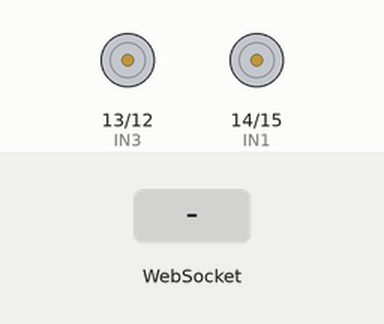
The program below on a simulated ESP32. Shown: motor-driver pin pairs drawn as motors (green arrow = first pin HIGH = forward, orange = second pin HIGH = backward, longer = more drive). The test bench sets the inputs (shaded band). Storage starts empty; the camera gives no picture; what the program prints to the serial monitor is not drawn.

Above: at 2.5 s.
2.6 s: WebSocket text "left" received
At 3.0 s:
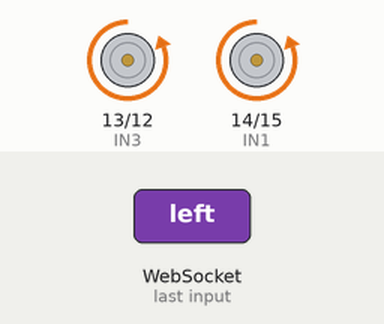
4.6 s: WebSocket text "right" received
At 5.0 s:
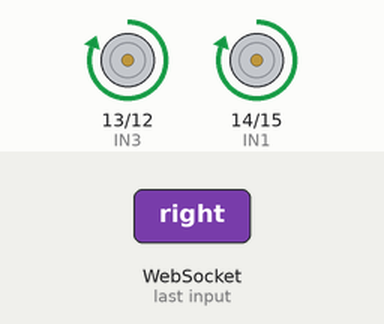
6.6 s: WebSocket text "forward" received
At 7.0 s:
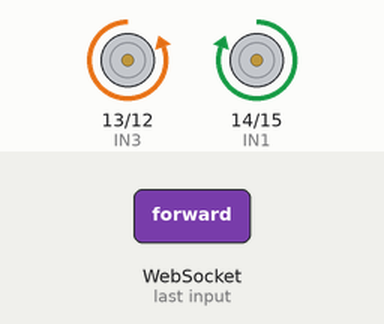
8.6 s: WebSocket text "backward" received
At 9.0 s:
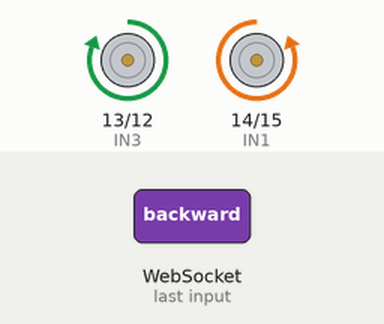
Timing chart, 0 to 11.6 s (numbered marks = the images above; inputs shaded):
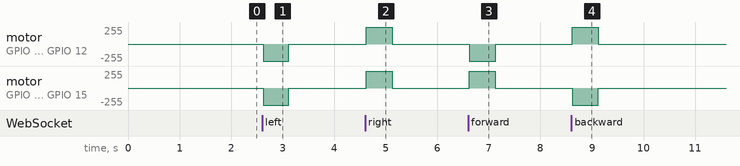

Measured:
- after the input at 2.6 s, motor on GPIO 13 (IN3) / GPIO 12 (IN4), motor on GPIO 14 (IN1) / GPIO 15 (IN2): stopped → backward 255/255 at once, → stopped 0.50 s later
- after the input at 4.6 s, motor on GPIO 13 (IN3) / GPIO 12 (IN4), motor on GPIO 14 (IN1) / GPIO 15 (IN2): stopped → forward 255/255 at once, → stopped 0.50 s later
- after the input at 6.6 s, motor on GPIO 13 (IN3) / GPIO 12 (IN4): stopped → backward 255/255 at once, → stopped 0.51 s later; motor on GPIO 14 (IN1) / GPIO 15 (IN2): stopped → forward 255/255 at once, → stopped 0.51 s later
- after the input at 8.6 s, motor on GPIO 13 (IN3) / GPIO 12 (IN4): stopped → forward 255/255 at once, → stopped 0.50 s later; motor on GPIO 14 (IN1) / GPIO 15 (IN2): stopped → backward 255/255 at once, → stopped 0.50 s later

The program:

main.cpp
```cpp
#include <Arduino.h>
#include <WiFi.h>
#include <WebServer.h>
#include <ESPAsyncWebServer.h>
#include <LittleFS.h>
#include "soc/soc.h"
#include "soc/rtc_cntl_reg.h"
#include "esp_camera.h"

const char* ssid = "FPV-Rover";
const char* password = "password123";

// Motor Driver Pins
#define IN1 14
#define IN2 15
#define IN3 13
#define IN4 12

#define WIFI_CHANNEL 6
#define WIFI_TX_POWER WIFI_POWER_19_5dBm

#define CAMERA_XCLK_HZ 20000000
#define VIDEO_FRAME_SIZE FRAMESIZE_QQVGA
#define VIDEO_JPEG_QUALITY 12

#define DISABLE_BROWNOUT_DETECTOR 1
#define CMD_TIMEOUT_MS 500

// Camera Pins
#define PWDN_GPIO_NUM     32
#define RESET_GPIO_NUM    -1
#define XCLK_GPIO_NUM      0
#define SIOD_GPIO_NUM     26
#define SIOC_GPIO_NUM     27
#define Y9_GPIO_NUM       35
#define Y8_GPIO_NUM       34
#define Y7_GPIO_NUM       39
#define Y6_GPIO_NUM       36
#define Y5_GPIO_NUM       21
#define Y4_GPIO_NUM       19
#define Y3_GPIO_NUM       18
#define Y2_GPIO_NUM        5
#define VSYNC_GPIO_NUM    25
#define HREF_GPIO_NUM     23
#define PCLK_GPIO_NUM     22

AsyncWebServer server(80);
AsyncWebSocket ws("/ws");
WebServer streamServer(81);

bool cameraOk = false;
float streamFps = 0;
bool motorsRunning = false;
unsigned long lastCmdTime = 0;

void stopMotors() {
    digitalWrite(IN1, LOW); digitalWrite(IN2, LOW);
    digitalWrite(IN3, LOW); digitalWrite(IN4, LOW);
    motorsRunning = false;
}

void drive(int a, int b, int c, int d) {
    digitalWrite(IN1, a); digitalWrite(IN2, b);
    digitalWrite(IN3, c); digitalWrite(IN4, d);
    motorsRunning = true;
    lastCmdTime = millis();
}

void onWsEvent(AsyncWebSocket *server, AsyncWebSocketClient *client, AwsEventType type, void *arg, uint8_t *data, size_t len) {
    if (type == WS_EVT_DATA) {
        AwsFrameInfo *info = (AwsFrameInfo*)arg;
        if (info->final && info->index == 0 && info->len == len) {
            data[len] = 0;
            String action = (char*)data;

            // 🚀 THE FIX BASED ON YOUR EXACT SYMPTOMS 🚀

            // If Left button made it go straight, then this is the STRAIGHT movement
            if (action == "left")          drive(LOW, HIGH, LOW, HIGH);
            // Reverse of straight
            else if (action == "right")    drive(HIGH, LOW, HIGH, LOW);

            // If Forward button made it turn, then this is the TURN movement
            else if (action == "forward")  drive(HIGH, LOW, LOW, HIGH);
            // Reverse of turn
            else if (action == "backward") drive(LOW, HIGH, HIGH, LOW);

            else if (action == "stop")     stopMotors();

            lastCmdTime = millis();
        }
    }
}

bool sendAll(WiFiClient& client, const uint8_t* data, size_t len, unsigned long timeoutMs = 8000) {
    size_t sent = 0;
    unsigned long lastProgress = millis();
    while (sent < len) {
        if (!client.connected()) return false;
        size_t n = client.write(data + sent, len - sent);
        if (n > 0) { sent += n; lastProgress = millis(); }
        else {
            if (millis() - lastProgress > timeoutMs) return false;
            vTaskDelay(1 / portTICK_PERIOD_MS);
        }
    }
    return true;
}

void handleStreamTask() {
    WiFiClient client = streamServer.client();
    if (!cameraOk) { client.print("HTTP/1.1 503 Service Unavailable\r\n\r\n"); return; }

    client.setNoDelay(true);
    client.print("HTTP/1.1 200 OK\r\nContent-Type: multipart/x-mixed-replace; boundary=frame\r\nCache-Control: no-store\r\nConnection: close\r\n\r\n");

    unsigned long statStart = millis();
    unsigned int frames = 0;

    while (client.connected()) {
        camera_fb_t* fb = esp_camera_fb_get();
        if (!fb) { vTaskDelay(10); continue; }

        client.printf("\r\n--frame\r\nContent-Type: image/jpeg\r\nContent-Length: %u\r\n\r\n", fb->len);
        bool ok = sendAll(client, fb->buf, fb->len);
        esp_camera_fb_return(fb);

        if (!ok) break;

        frames++;
        if (millis() - statStart >= 2000) {
            streamFps = frames * 1000.0 / (millis() - statStart);
            ws.textAll("FPS:" + String(streamFps, 1));
            statStart = millis(); frames = 0;
        }
    }
}

void streamTask(void* param) {
    streamServer.on("/stream", HTTP_GET, handleStreamTask);
    streamServer.begin();
    for(;;) { streamServer.handleClient(); vTaskDelay(1); }
}

bool initCamera() {
    camera_config_t config;
    memset(&config, 0, sizeof(config));
    config.ledc_channel = LEDC_CHANNEL_0; config.ledc_timer = LEDC_TIMER_0;
    config.pin_d0 = Y2_GPIO_NUM; config.pin_d1 = Y3_GPIO_NUM; config.pin_d2 = Y4_GPIO_NUM;
    config.pin_d3 = Y5_GPIO_NUM; config.pin_d4 = Y6_GPIO_NUM; config.pin_d5 = Y7_GPIO_NUM;
    config.pin_d6 = Y8_GPIO_NUM; config.pin_d7 = Y9_GPIO_NUM; config.pin_xclk = XCLK_GPIO_NUM;
    config.pin_pclk = PCLK_GPIO_NUM; config.pin_vsync = VSYNC_GPIO_NUM; config.pin_href = HREF_GPIO_NUM;
    config.pin_sccb_sda = SIOD_GPIO_NUM; config.pin_sccb_scl = SIOC_GPIO_NUM;
    config.pin_pwdn = PWDN_GPIO_NUM; config.pin_reset = RESET_GPIO_NUM;
    config.xclk_freq_hz = CAMERA_XCLK_HZ; config.pixel_format = PIXFORMAT_JPEG;
    config.frame_size = VIDEO_FRAME_SIZE; config.jpeg_quality = VIDEO_JPEG_QUALITY;

    if (psramFound()) {
        config.fb_count = 2;
        config.fb_location = CAMERA_FB_IN_PSRAM;
        config.grab_mode = CAMERA_GRAB_LATEST;
    } else {
        config.fb_count = 1;
        config.fb_location = CAMERA_FB_IN_DRAM;
        config.grab_mode = CAMERA_GRAB_WHEN_EMPTY;
    }
    return esp_camera_init(&config) == ESP_OK;
}

void setup() {
#if DISABLE_BROWNOUT_DETECTOR
    WRITE_PERI_REG(RTC_CNTL_BROWN_OUT_REG, 0);
#endif
    Serial.begin(115200);
    delay(1000);

    pinMode(IN1, OUTPUT); pinMode(IN2, OUTPUT);
    pinMode(IN3, OUTPUT); pinMode(IN4, OUTPUT);
    stopMotors();

    cameraOk = initCamera();
    Serial.println(cameraOk ? "Camera OK" : "Camera FAIL");

    if (!LittleFS.begin(true)) Serial.println("LittleFS Error");

    WiFi.mode(WIFI_AP);
    WiFi.softAP(ssid, password, WIFI_CHANNEL, 0, 4);
    WiFi.setTxPower(WIFI_TX_POWER);
    WiFi.setSleep(false);

    ws.onEvent(onWsEvent);
    server.addHandler(&ws);

    server.on("/", HTTP_GET, [](AsyncWebServerRequest *request){
        request->send(LittleFS, "/index.html", "text/html");
    });
    server.on("/style.css", HTTP_GET, [](AsyncWebServerRequest *request){
        request->send(LittleFS, "/style.css", "text/css");
    });
    server.on("/script.js", HTTP_GET, [](AsyncWebServerRequest *request){
        request->send(LittleFS, "/script.js", "application/javascript");
    });

    server.begin();
    xTaskCreatePinnedToCore(streamTask, "streamTask", 8192, NULL, 1, NULL, 0);
}

void loop() {
    ws.cleanupClients();

    if (ws.count() == 0 && motorsRunning) {
        stopMotors();
    }

    if (motorsRunning && (millis() - lastCmdTime > CMD_TIMEOUT_MS)) {
        stopMotors();
    }
    delay(10);
}
```
